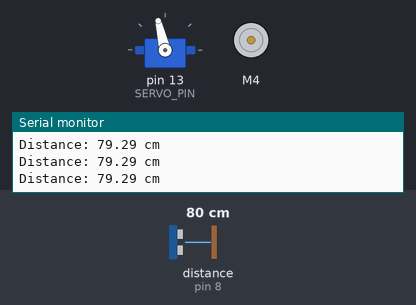
Bench run of a sketch on a simulated Arduino Uno, built for the host (arithmetic inside an expression is 32-bit, double 64-bit). Parts: servo, DC motor (green arrow = forward, orange = backward, longer = faster), the last lines printed to the serial monitor. Wiring (inferred from the names in the program): ultrasonic range finder: trigger pin 7; echo pin 8. The inputs (shaded band) are chosen by the test bench; at power-on: distance to the obstacle (sensor on pin 8) 80 cm. The echo pulse lasts 58.3 µs per cm.

Above: at 2.2 s.
2.3 s: distance to the obstacle (sensor on pin 8) set to 120 cm
At 4.2 s:
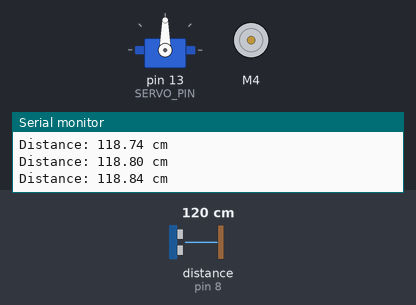
5.3 s: distance to the obstacle (sensor on pin 8) set to 4 cm
At 5.8 s:
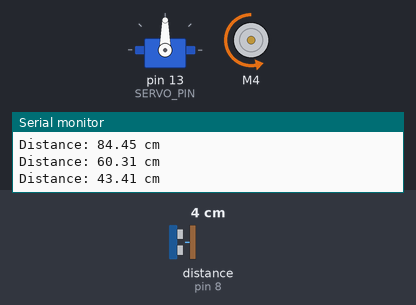
8.3 s: distance to the obstacle (sensor on pin 8) set to 183 cm
At 9.5 s:
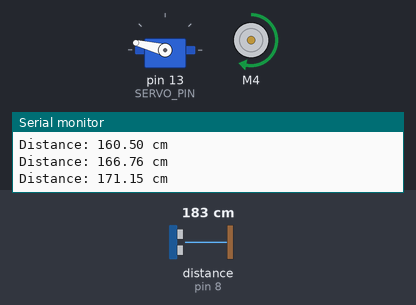
11.3 s: distance to the obstacle (sensor on pin 8) set to 9 cm
At 13.8 s:
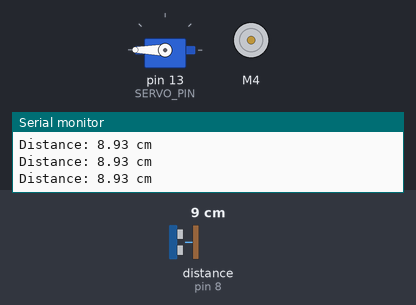
14.3 s: distance to the obstacle (sensor on pin 8) set to 93 cm
At 15.1 s:
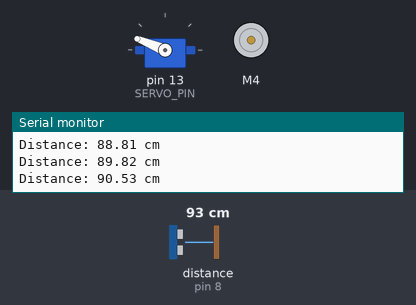
17.3 s: distance to the obstacle (sensor on pin 8) set to 18 cm
Timing chart, 0 to 21.0 s (numbered marks = the images above; inputs shaded):
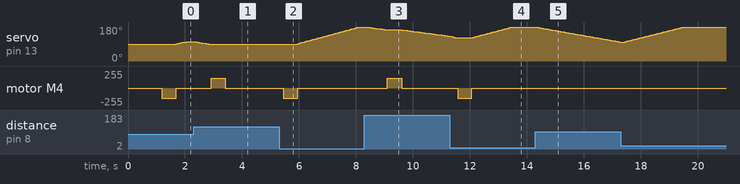

Measured:
- after the input at 2.3 s, servo on pin 13 (SERVO_PIN): moves from 103° to 90° over 0.50 s, starting at once; motor M4: stopped → forward 150/255 after 0.62 s, → stopped 0.50 s later
- after the input at 5.3 s, servo on pin 13 (SERVO_PIN): moves from 90° to 180° over 2.1 s, starting after 0.65 s; motor M4: stopped → backward 150/255 after 0.15 s, → stopped 0.50 s later
- after the input at 8.3 s, servo on pin 13 (SERVO_PIN): moves from 180° to 132° over 2.8 s, starting after 0.09 s; motor M4: stopped → forward 150/255 after 0.80 s, → stopped 0.50 s later
- after the input at 11.3 s, motor M4: stopped → backward 150/255 after 0.27 s, → stopped 0.50 s later
- after the input at 14.3 s, servo on pin 13 (SERVO_PIN): moves from 180° to 100° over 2.9 s, starting at once

The sketch:

deer_main.ino
```cpp
#include <Servo.h>
#include <Adafruit_MotorShield.h>
#include <vector>
#include <algorithm>

// Motor Shield and head motor
Adafruit_MotorShield AFMS = Adafruit_MotorShield();
Adafruit_DCMotor *myMotor = AFMS.getMotor(4);

// Front-left leg servo
Servo my_servo;
const int SERVO_PIN = 13;

// Ultrasonic sensor
const int TRIG_PIN = 7;
const int ECHO_PIN = 8;

// Settings
const int DETECT_DISTANCE = 90;
const int RESET_DISTANCE = 100;
const int CLOSE_DISTANCE = 20;
const int MIN_ANGLE = 90;
const int MAX_ANGLE = 180;
const int MOTOR_TIME = 500;
const int NEAR_READINGS_REQUIRED = 3;
const int FAR_READINGS_REQUIRED = 6;
const unsigned long NO_ECHO_TIMEOUT = 3000;

bool head_is_up = false;
bool person_detected = false;
bool has_filtered_distance = false;

int current_angle = MIN_ANGLE;
int target_angle = MIN_ANGLE;
int near_count = 0;
int far_count = 0;
float filtered_distance = 0;
unsigned long last_valid_reading = 0;

void setup() {
  Serial.begin(115200);

  if (!AFMS.begin()) {
    Serial.println("Motor Shield not found!");
    while (1);
  }

  my_servo.attach(SERVO_PIN);
  my_servo.write(MIN_ANGLE);

  pinMode(TRIG_PIN, OUTPUT);
  pinMode(ECHO_PIN, INPUT);

  digitalWrite(TRIG_PIN, LOW);
  myMotor->run(RELEASE);
  last_valid_reading = millis();
  delay(1000);
  Serial.println("Deer ready!");
}

void loop() {
  float distance = read_filtered_distance();
  if (distance >= 0) {
    last_valid_reading = millis();
    filtered_distance = smoothenDistance(distance);

    Serial.print("Distance: ");
    Serial.print(filtered_distance);
    Serial.println(" cm");

    detectPerson();
    calculateLegAngle();

  } else {
    // Readings that are either failed or there is no object/person nearby
    near_count = 0;
    far_count = 0;
    Serial.println("No valid echo");
  }
  handleHead();
  setLeg();

  delay(20);
}

float read_filtered_distance() {
  std::vector<float> readings;
  int count = 0;

  for (int i = 0; i < 5; i++) {
    long duration = pulseDuration();
    if (duration > 0) {
      float cm = duration * 0.034 / 2;
      if (cm >= 2 && cm <= 400) {
        readings.push_back(cm);
      }
    }
    delay(5);
  }

  if (readings.size() <= 3) {
    return -1;
  }
  return getMedian(readings);
}

// Send a pulse to the trigger input of the ultrasonic sensor and record echo duration
long pulseDuration() {
  digitalWrite(TRIG_PIN, LOW);
  delayMicroseconds(2);

  digitalWrite(TRIG_PIN, HIGH);
  delayMicroseconds(10);
  digitalWrite(TRIG_PIN, LOW);

  return pulseIn(ECHO_PIN, HIGH, 12000);
}

// Get the median of a vector
float getMedian(std::vector<float> v) {
  if (v.empty()) {
    return 0.0; // Handle empty vector case
  }

  size_t n = v.size();
  size_t mid = n / 2;

  if (n % 2 != 0) {
    std::nth_element(v.begin(), v.begin() + mid, v.end());
    return static_cast<double>(v[mid]);
  } else {
    std::nth_element(v.begin(), v.begin() + mid, v.end());
    int high_mid = v[mid];

    std::nth_element(v.begin(), v.begin() + mid - 1, v.end());
    int low_mid = v[mid - 1];

    return (static_cast<float>(low_mid) + high_mid) / 2.0;
  }
}

// "Smoothen" the distance reading via a rolling exponential average
float smoothenDistance(float distance) {
  if (!has_filtered_distance) {
    filtered_distance = distance;
    has_filtered_distance = true;
  } else {
    filtered_distance =
    0.7 * filtered_distance + 0.3 * distance;
  }

  return filtered_distance;
}

void detectPerson() {
  if (filtered_distance < DETECT_DISTANCE) {
    near_count++;
    far_count = 0;
    if (near_count >= NEAR_READINGS_REQUIRED) {
      person_detected = true;
    }
  }
  // Confirm the person has left
  else if (filtered_distance > RESET_DISTANCE) {
    far_count++;
    near_count = 0;
    if (far_count >= FAR_READINGS_REQUIRED) {
      person_detected = false;
    }
  } else {
    near_count = 0;
    far_count = 0;
  }
}

// Calculate leg angle based on filtered distance
void calculateLegAngle() {
  if (person_detected) {
    if (filtered_distance <= CLOSE_DISTANCE) {
      target_angle = MAX_ANGLE;
    } else if (filtered_distance >= DETECT_DISTANCE) {
      target_angle = MIN_ANGLE;
    } else {
      target_angle = MIN_ANGLE + (int)((DETECT_DISTANCE - filtered_distance) * (MAX_ANGLE - MIN_ANGLE) / (DETECT_DISTANCE - CLOSE_DISTANCE));
    }
  } else {
  // Return leg to 90 degrees when person leaves
    target_angle = MIN_ANGLE;
  }
}

void handleHead() {
  // Lower head if readings have been missing for too long
  if (person_detected &&
  millis() - last_valid_reading >= NO_ECHO_TIMEOUT) {
    person_detected = false;
    target_angle = MIN_ANGLE;
  }
  // Move head only when its state changes
  if (person_detected && !head_is_up) {
    motorUp();
    head_is_up = true;
    Serial.println("Head raised");
  }
  if (!person_detected && head_is_up) {
    motorDown();
    head_is_up = false;
    Serial.println("Head lowered");
  }
}

// Raise head
void motorUp() {
  myMotor->setSpeed(150);
  myMotor->run(BACKWARD);
  delay(MOTOR_TIME);
  myMotor->run(RELEASE);
}

// Lower head
void motorDown() {
  myMotor->setSpeed(150);
  myMotor->run(FORWARD);
  delay(MOTOR_TIME);
  myMotor->run(RELEASE);
}

// Move the leg servo to target angle
void setLeg() {
  // Move leg smoothly toward target angle
  if (current_angle < target_angle) {
    current_angle += 2;
  if (current_angle > target_angle) {
    current_angle = target_angle;
  }
  my_servo.write(current_angle);
  } else if (current_angle > target_angle) {
    current_angle -= 2;
    if (current_angle < target_angle) {
      current_angle = target_angle;
    }
    my_servo.write(current_angle);
  }
}
```
